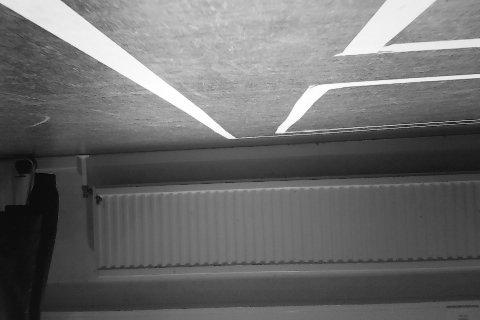
#> input picture Pictures/HVGA/EenRichting/00025.jpg, 480 x 320 px, found by its file name
$ python TrafficSignRecognitionORB.py
#> lines starting #> are read from the running program, lines starting #| are printed output that depends on the picture
import cv2
import numpy as np

img = cv2.imread("D:\\Github\\VisionProject\\Pictures\\HVGA\\NietAuto\\00025.jpg")   #read image
#> img is the input picture: shape (320, 480, 3); min 0, max 255, mean 108
# [7 lines of commented-out code are left out]
template_verbodenAuto = cv2.imread("D:\\Github\\VisionProject\\Pictures\\Templates\\VerbodenAutos(200).png")
template_verbodenInhalen = cv2.imread("D:\\Github\\VisionProject\\Pictures\\Templates\\VerbodenInTeHalen(200).png")
template_50 = cv2.imread("D:\\Github\\VisionProject\\Pictures\\Templates\\50(200).png")

img = cv2.rotate(img, cv2.ROTATE_180)                                               #rotate (only needed for humans)
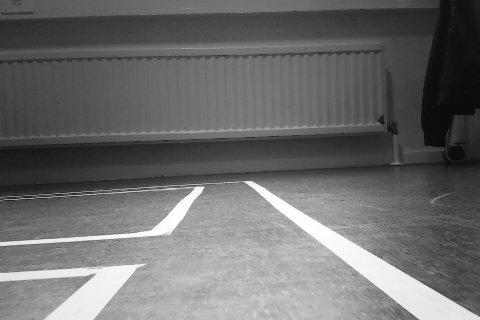
#> img: shape (320, 480, 3); min 0, max 255, mean 108
gray_img = cv2.cvtColor(img, cv2.COLOR_BGR2GRAY)                                    #make grayscale
#> (the run stopped early here; a loop or call above may not have finished)

$ run again, with Pictures/RealLifeTemplates/00000.jpg copied over Pictures/HVGA/EenRichting/00025.jpg
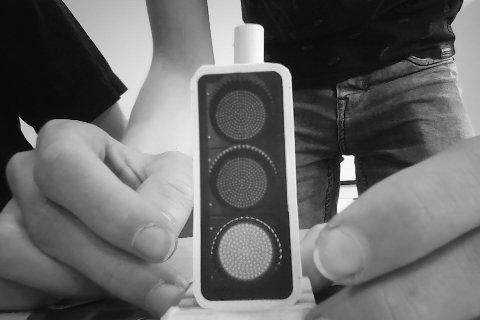
#> input picture Pictures/RealLifeTemplates/00000.jpg, 480 x 320 px, found by its file name
#> img is the input picture: shape (320, 480, 3); min 0, max 255, mean 103.7
#> `img = cv2.rotate(img, cv2.ROTATE_180)`:
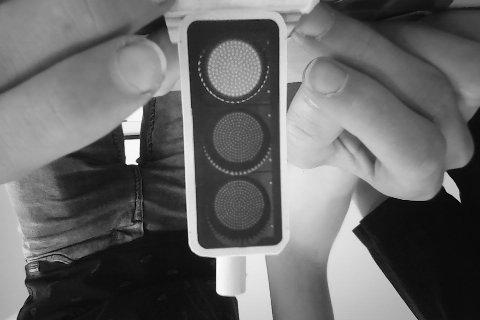
#> img: shape (320, 480, 3); min 0, max 255, mean 103.7

$ run again, with Pictures/VerbodenStilstaan/00380.jpg copied over Pictures/HVGA/EenRichting/00025.jpg
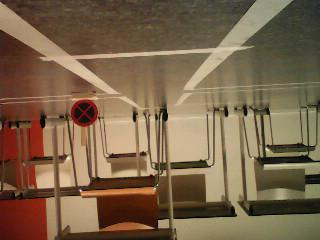
#> input picture Pictures/VerbodenStilstaan/00380.jpg, 320 x 240 px, found by its file name
#> img is the input picture: shape (240, 320, 3); mean B, G, R 74.4, 100.2, 123
#> `img = cv2.rotate(img, cv2.ROTATE_180)`:
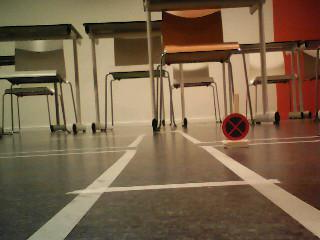
#> img: shape (240, 320, 3); mean B, G, R 74.4, 100.2, 123
#> `gray_img = cv2.cvtColor(img, cv2.COLOR_BGR2GRAY)`:
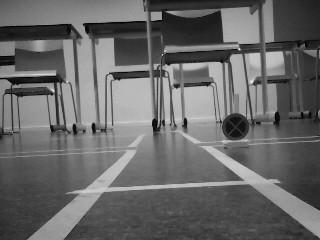
#> gray_img: shape (240, 320); min 1, max 237, mean 104.1

$ run again, with Pictures/HVGA/EenRichting/00003.jpg copied over Pictures/HVGA/EenRichting/00025.jpg
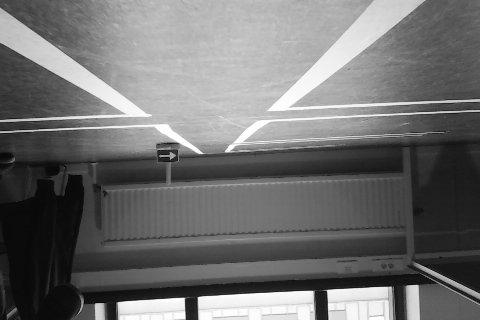
#> input picture Pictures/HVGA/EenRichting/00003.jpg, 480 x 320 px, found by its file name
#> img is the input picture: shape (320, 480, 3); min 0, max 255, mean 111.7
#> `img = cv2.rotate(img, cv2.ROTATE_180)`:
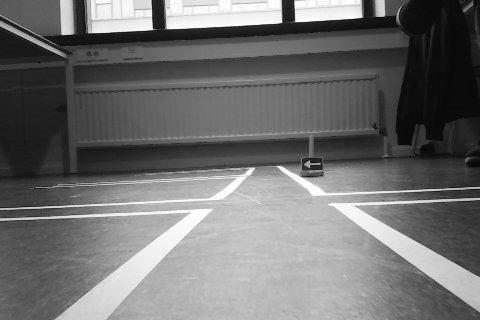
#> img: shape (320, 480, 3); min 0, max 255, mean 111.7
